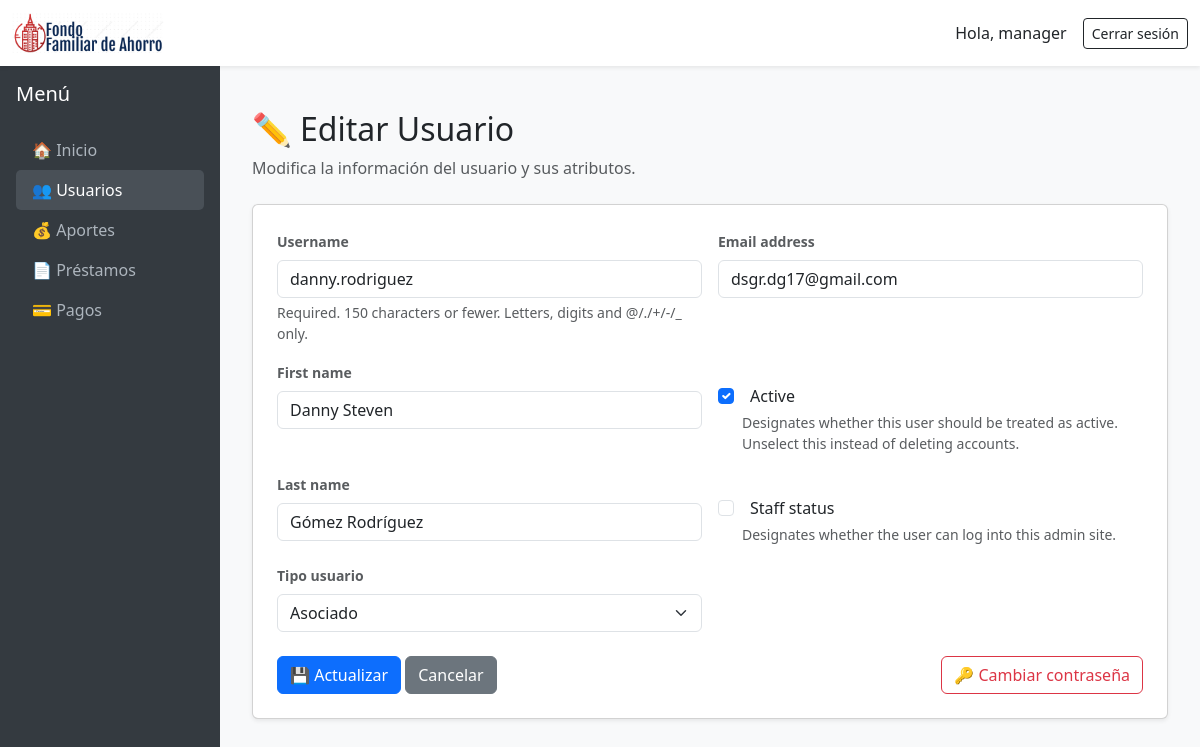
Screenshot of /dashboard/usuarios/7/update/ (signed in) with the database file from the repository.
### fonar/models.py (models this page shows, shortened)
class Usuario(AbstractUser):
    is_admin = models.BooleanField(default=False)
    TIPO_CHOICES = [
        ("asociado", "Asociado"),
        ("tercero", "Tercero"),
    ]
    tipo_usuario = models.CharField(max_length=20, choices=TIPO_CHOICES, default="asociado")

### dashboard/views/usuario_views.py (the view)
# urls.py: path("usuarios/<int:pk>/update/", UsuarioUpdateView.as_view(), name="usuarios-update"),
class UsuarioUpdateView(LoginRequiredMixin, StaffRequiredMixin, PermissionRequiredMixin, UpdateView):
    model = Usuario
    form_class = UsuarioUpdateForm
    template_name = "dashboard/usuarios/update.html"
    success_url = reverse_lazy("dashboard:usuarios-list")
    permission_required = "auth.change_user"

### dashboard/forms.py
class UsuarioUpdateForm(UserChangeForm):
    password = None  # Ocultamos campo de password
    class Meta:
        model = Usuario
        fields = ["username", "email", "is_active", "first_name", "last_name","tipo_usuario", "is_staff"]

### dashboard/views/mixins.py (called while the page is built)
    def test_func(self):
        return self.request.user.is_authenticated and (
            self.request.user.is_staff or self.request.user.is_superuser
        )

### dashboard/templates/dashboard/usuarios/update.html (shortened to what this page needs)
{% extends "dashboard/base.html" %}
{% load widget_tweaks %}
{% block content %}
<div class="container mt-4">
  <h2 class="mb-2"><span class="me-2">✏️</span>Editar Usuario</h2>
  <p class="text-muted mb-4">Modifica la información del usuario y sus atributos.</p>
  <form method="post" novalidate>
    <div class="card shadow-sm p-4">
      <div class="row g-3">
        <div class="col-md-6">
          <label for="{{ form.username.id_for_label }}" class="form-label small fw-bold text-muted">
            {{ form.username.label }}
          </label>
          {{ form.username|add_class:"form-control" }}
          {% if form.username.help_text %}
            <div class="form-text">{{ form.username.help_text }}</div>
          {% endif %}
        </div>
        <div class="col-md-6">
          <label for="{{ form.email.id_for_label }}" class="form-label small fw-bold text-muted">
            {{ form.email.label }}
          </label>
          {{ form.email|add_class:"form-control" }}
        </div>
        <div class="col-md-6">
          <label for="{{ form.first_name.id_for_label }}" class="form-label small fw-bold text-muted">
            {{ form.first_name.label }}
          </label>
          {{ form.first_name|add_class:"form-control" }}
        </div>
        <div class="col-md-6 d-flex align-items-center">
          <div class="form-check mt-4">
            {{ form.is_active|add_class:"form-check-input" }}
            <label for="{{ form.is_active.id_for_label }}" class="form-check-label ms-2">
              {{ form.is_active.label }}
            </label>
            {% if form.is_active.help_text %}
              <div class="form-text">{{ form.is_active.help_text }}</div>
            {% endif %}
          </div>
        </div>
        <div class="col-md-6">
          <label for="{{ form.last_name.id_for_label }}" class="form-label small fw-bold text-muted">
            {{ form.last_name.label }}
          </label>
          {{ form.last_name|add_class:"form-control" }}
        </div>
        <div class="col-md-6 d-flex align-items-center">
          <div class="form-check mt-4">
            {{ form.is_staff|add_class:"form-check-input" }}
            <label for="{{ form.is_staff.id_for_label }}" class="form-check-label ms-2">
              {{ form.is_staff.label }}
            </label>
            {% if form.is_staff.help_text %}
              <div class="form-text">{{ form.is_staff.help_text }}</div>
            {% endif %}
          </div>
        </div>
        <div class="col-md-6">
          <label for="{{ form.tipo_usuario.id_for_label }}" class="form-label small fw-bold text-muted">
            {{ form.tipo_usuario.label }}
          </label>
          {{ form.tipo_usuario|add_class:"form-select" }}
        </div>
      </div>
      <div class="mt-4 d-flex justify-content-between align-items-center">
        <div>
          <button type="submit" class="btn btn-primary">
            💾 Actualizar
          </button>
          <a href="{% url 'dashboard:usuarios-list' %}" class="btn btn-secondary">
            Cancelar
          </a>
        </div>
        <a href="{% url 'dashboard:usuarios-password' object.id %}" class="btn btn-outline-danger">
          🔑 Cambiar contraseña
        </a>
      </div>
    </div>
  </form>
</div>
{% endblock %}

### dashboard/templates/dashboard/base.html (shortened to what this page needs)
{% load static %}
<!DOCTYPE html>
<html lang="es">
<head>
    <link href="https://cdn.jsdelivr.net/npm/bootstrap@5.3.0/dist/css/bootstrap.min.css" rel="stylesheet">
</head>
<body>
    <nav class="navbar navbar-expand-lg navbar-light bg-white shadow-sm">
        <div class="container-fluid">
            <a class="navbar-brand" href="{% url 'dashboard:home' %}">
                <img src="{% static 'images/logo.png' %}" alt="Logo FONAR" style="height: 40px;">
            </a>
            <div class="d-flex align-items-center">
                {% if user.is_authenticated %}
                    <span class="navbar-text me-3 text-dark">
                        Hola, {{ user.username }}
                    </span>
                    <form method="post" action="{% url 'dashboard:admin-logout' %}" style="display:inline;">
                        <button type="submit" class="btn btn-outline-dark btn-sm">
                            Cerrar sesión
                        </button>
                    </form>
                {% else %}
                    <a class="btn btn-outline-dark btn-sm" href="{% url 'dashboard:admin-login' %}">
                        Iniciar sesión
                    </a>
                {% endif %}
            </div>
        </div>
    </nav>
    <div class="main-container">
        <div class="sidebar d-flex flex-column p-3">
            <h5 class="text-white mb-4">Menú</h5>
            <ul class="nav nav-pills flex-column mb-auto">
                <li>
                    <a href="{% url 'dashboard:home' %}"
                       class="nav-link {% if request.resolver_match.url_name == 'home' %}active{% endif %}">
                        🏠 Inicio
                    </a>
                </li>
                <li>
                    <a href="{% url 'dashboard:usuarios-list' %}"
                       class="nav-link {% if request.resolver_match.url_name|slice:":8" == 'usuarios' %}active{% endif %}">
                        👥 Usuarios
                    </a>
                </li>
                <li>
                    <a href="{% url 'dashboard:aporte_list' %}"
                       class="nav-link {% if request.resolver_match.url_name|slice:":7" == 'aportes' %}active{% endif %}">
                        💰 Aportes
                    </a>
                </li>
                <li>
                    <a href="{% url 'dashboard:prestamos-list' %}"
                       class="nav-link {% if request.resolver_match.url_name|slice:":10" == 'prestamos' %}active{% endif %}">
                        📄 Préstamos
                    </a>
                </li>
                <li>
                    <a href="{% url 'dashboard:pagos-list' %}"
                       class="nav-link {% if request.resolver_match.url_name|slice:":5" == 'pagos' %}active{% endif %}">
                        💳 Pagos
                    </a>
                </li>
            </ul>
        </div>
        <div class="content">
            {% block content %}{% endblock %}
        </div>
    </div>
</body>
</html>

### dashboard/templates/dashboard/base.html (style rules this page uses)
body { min-height: 100vh; display: flex; flex-direction: column; }
.main-container { flex: 1; display: flex; }
.sidebar { width: 220px; background-color: #343a40; color: white; flex-shrink: 0; }
.sidebar .nav-link { color: #adb5bd; }
.sidebar .nav-link.active, .sidebar .nav-link:hover { color: #fff; background-color: #495057; border-radius: 5px; }
.content { flex-grow: 1; padding: 20px; background-color: #f8f9fa; overflow-x: auto; }

### rows the page displays
Usuario: username "manager"
Usuario: username "danny.rodriguez", email "dsgr.dg17@gmail.com", first_name "Danny Steven", is_active "☑", last_name "Gómez Rodríguez", tipo_usuario "Asociado"
